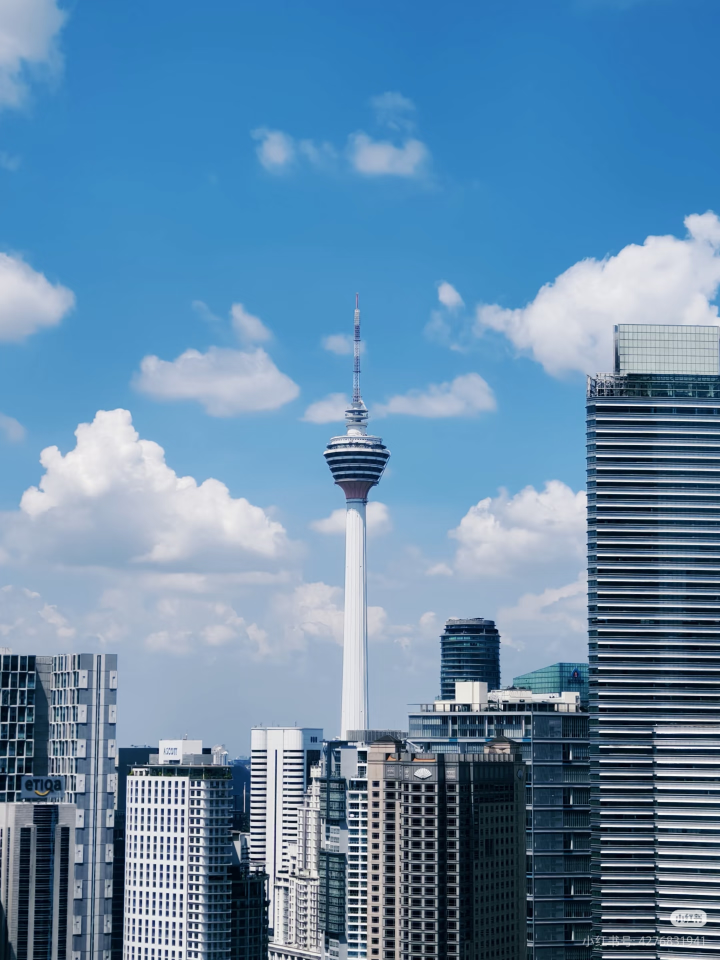
#> input picture DigitaImageProcess/HW2/test3.jpg, 1440 x 1920 px (shown at 1/2 size)
$ python Task2_Histogram_Equalization.py
#> lines starting #> are read from the running program, lines starting #| are printed output that depends on the picture; after the words box and inside, x2 and y2 are one past the last pixel; in counts of white or black regions, pixels touching at a corner belong together
import cv2
import numpy as np

def manual_equalization(gray_img):
    h, w = gray_img.shape
    total_pixels = h * w

    hist = np.zeros(256, dtype=np.int32)
    for i in range(h):
        for j in range(w):
            hist[gray_img[i, j]] += 1

    cdf = np.zeros(256)
    current_sum = 0
    for i in range(256):
        current_sum += hist[i] / total_pixels
        cdf[i] = current_sum

    lut = np.round(cdf * 255).astype(np.uint8)

    equalized_img = lut[gray_img]
    return equalized_img, hist

def draw_hist_panel(hist, width=256, height=100):
    hist_img = np.full((height, width, 3), 240, dtype=np.uint8)
    max_val = np.max(hist)
    for i in range(width):
        bin_h = int((hist[i] / max_val) * (height - 10))
        cv2.line(hist_img, (i, height), (i, height - bin_h), (80, 80, 80), 1)
    return hist_img

def main():
    img_color = cv2.imread('test3.jpg')
#> img_color is the input picture: shape (1920, 1440, 3); mean B, G, R 170.7, 138.4, 100.4
    if img_color is None: return

    b, g, r = img_color[:,:,0], img_color[:,:,1], img_color[:,:,2]
    gray = (0.299*r + 0.587*g + 0.114*b).astype(np.uint8)

    equalized, old_hist = manual_equalization(gray)
#> in manual_equalization, `equalized_img = lut[gray_img]`:
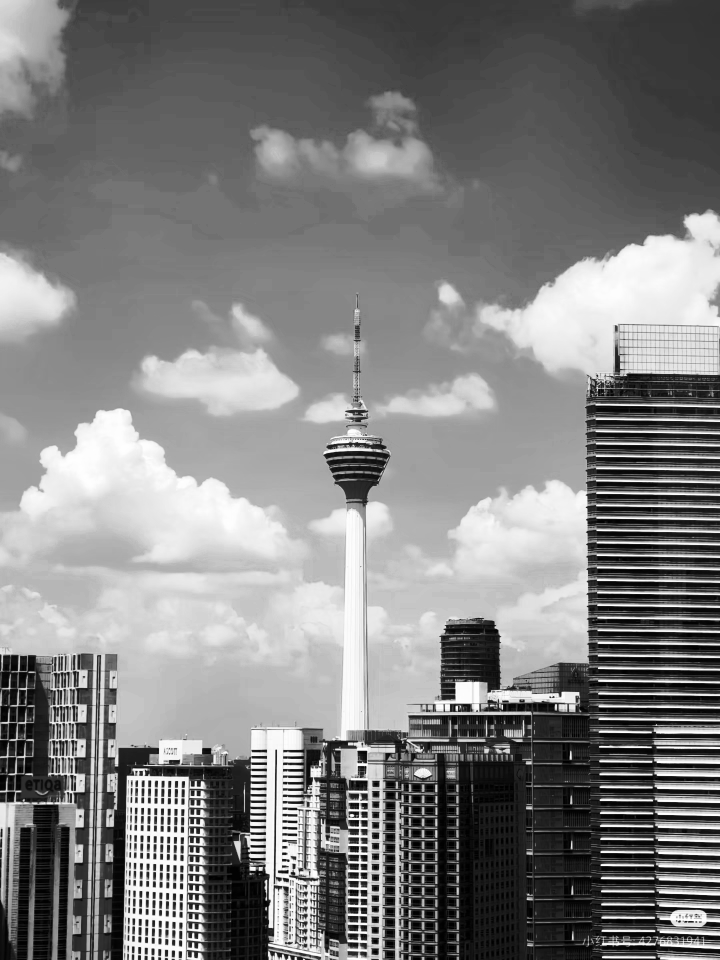
#> equalized_img: shape (1920, 1440) (shown at 1/2 size); min 0, max 255, mean 128.4
#> old_hist = 256 values, max 52125 at index 109, min 18 at index 255, mean 10800

    new_hist = np.zeros(256, dtype=np.int32)
    for val in range(256):
        new_hist[val] = np.sum(equalized == val)
#> after the loop, new_hist = 256 values, max 52125 at index 70, min 0 at index 7, mean 10800

    display_h = 450

    col1 = cv2.resize(img_color, (int(img_color.shape[1] * display_h / img_color.shape[0]), display_h))

    gray_resized = cv2.resize(gray, (col1.shape[1], display_h - 100))
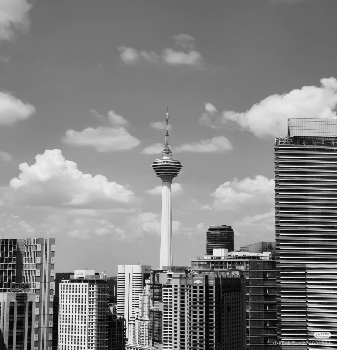
#> gray_resized: shape (350, 337); min 0, max 254, mean 130.3
    gray_bgr = cv2.cvtColor(gray_resized, cv2.COLOR_GRAY2BGR)
    hist_old_viz = cv2.resize(draw_hist_panel(old_hist), (col1.shape[1], 100))
#> in draw_hist_panel, `max_val = np.max(hist)`: max_val = 52125
#> the loop in draw_hist_panel, `for i in range(width):` made 256 passes
#> bin_h on passes 1 to 3: 0, 1, 3
#> after the loop in draw_hist_panel, `for i in range(width):`:
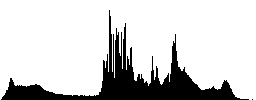
#> hist_img: shape (100, 256, 3); values 80 (black) and 240 (white), 81.8% white; 2 black regions (1 under 20 px), largest, box (x1, y1, x2, y2) and area: (1, 10, 249, 100) 4650
    col2 = np.vstack((gray_bgr, hist_old_viz))

    res_resized = cv2.resize(equalized, (col1.shape[1], display_h - 100))
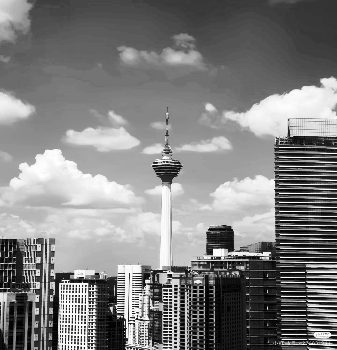
#> res_resized: shape (350, 337); min 0, max 255, mean 128.4
    res_bgr = cv2.cvtColor(res_resized, cv2.COLOR_GRAY2BGR)
    hist_new_viz = cv2.resize(draw_hist_panel(new_hist), (col1.shape[1], 100))
#> the loop in draw_hist_panel (call 2), `for i in range(width):` made 256 passes
#> bin_h on passes 1 to 3: 9, 13, 20
#> after the loop in draw_hist_panel (call 2), `for i in range(width):`: hist_img: shape (100, 256, 3); values 80 (black) and 240 (white), 81.7% white; 50 black regions, largest, box (x1, y1, x2, y2) and area: (8, 62, 54, 100) 844, (219, 74, 256, 100) 686, (147, 71, 158, 100) 216
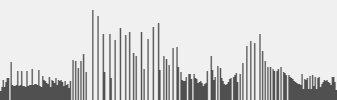
#> hist_new_viz: shape (100, 337, 3); min 80, max 240, mean 210.8
    col3 = np.vstack((res_bgr, hist_new_viz))
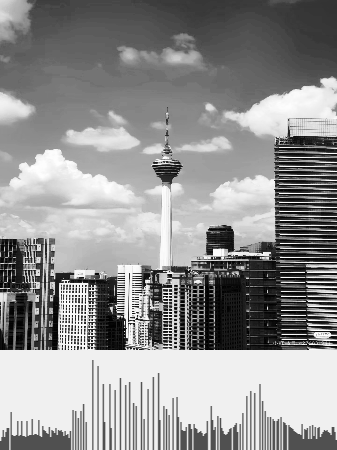
#> col3: shape (450, 337, 3); min 0, max 255, mean 146.7
    comparison = np.hstack((col1, col2, col3))
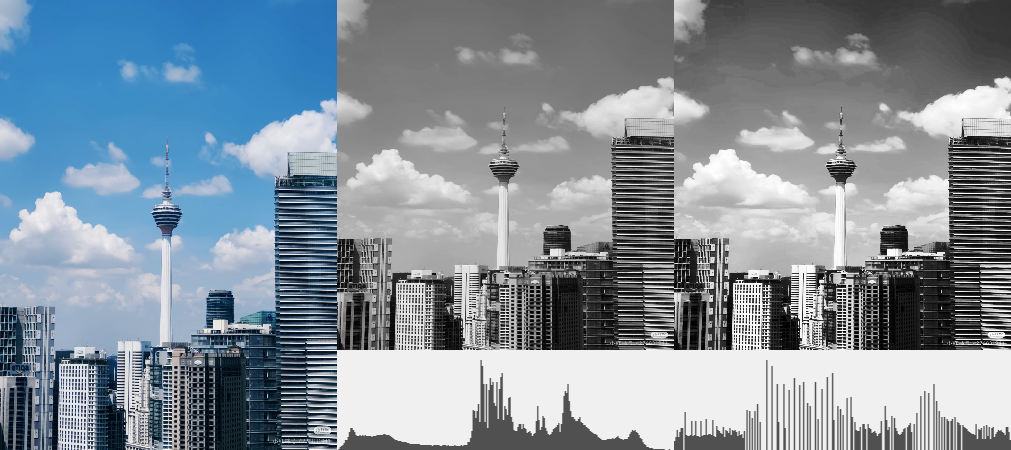
#> comparison: shape (450, 1011, 3); mean B, G, R 155.2, 144.4, 131.8

    win_name = "DIP Project 2: Histogram Equalization Contrast"
    cv2.namedWindow(win_name, cv2.WINDOW_NORMAL | cv2.WINDOW_KEEPRATIO | cv2.WINDOW_GUI_EXPANDED)
    cv2.imshow(win_name, comparison)

    print("展示完成：[彩色原图] | [灰度分布] | [均衡化增强]")
    cv2.waitKey(0)
    cv2.destroyAllWindows()

if __name__ == "__main__":
    main()

$ run again, with DigitaImageProcess/HW2/test1.jpg copied over DigitaImageProcess/HW2/test3.jpg
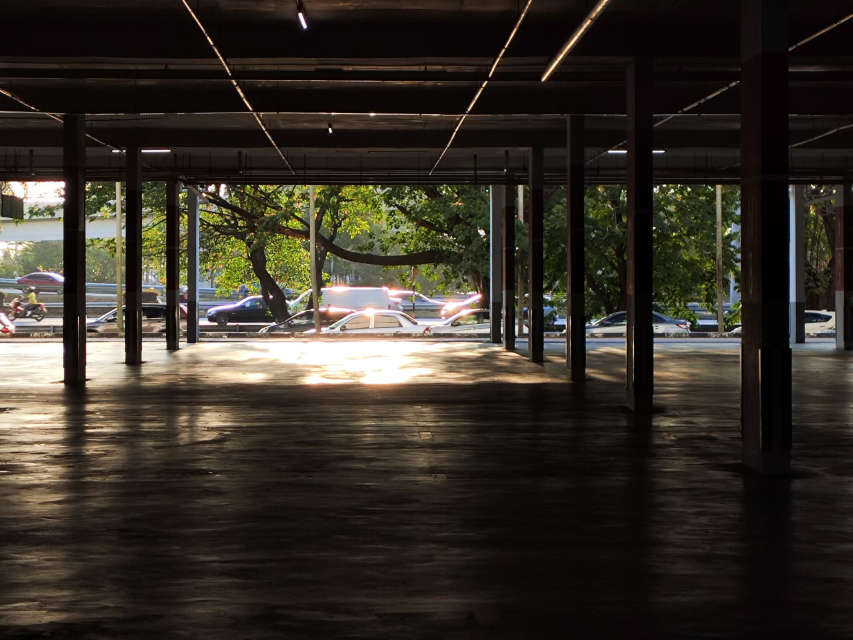
#> input picture DigitaImageProcess/HW2/test1.jpg, 2558 x 1920 px (shown at 1/3 size)
#> in main, img_color is the input picture: shape (1920, 2558, 3); mean B, G, R 38.5, 47.1, 53
#> old_hist = 256 values, max 241178 at index 7, min 2083 at index 241, mean 19185
#> after the loop in main, `for val in range(256):`: new_hist = 256 values, max 241178 at index 37, min 0 at index 0, mean 19185
#> max_val = 241178
#> the loop in draw_hist_panel, `for i in range(width):` made 256 passes
#> bin_h on passes 1 to 3: 13, 9, 8
#> after the loop in draw_hist_panel, `for i in range(width):`:
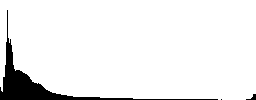
#> hist_img: shape (100, 256, 3); values 80 (black) and 240 (white), 93.3% white; 3 black regions (1 under 20 px), largest, box (x1, y1, x2, y2) and area: (0, 10, 218, 100) 1677, (246, 94, 256, 100) 28
#> the loop in draw_hist_panel (call 2), `for i in range(width):` made 256 passes
#> bin_h on passes 1 to 3: 0, 0, 13
#> in main, `comparison = np.hstack((col1, col2, col3))`:
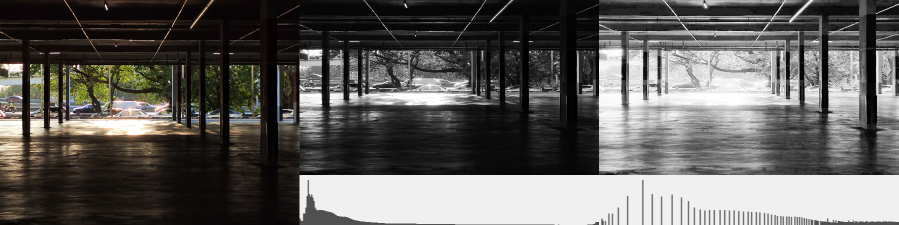
#> comparison: shape (450, 1797, 3) (shown at 1/2 size); mean B, G, R 92.6, 95.5, 97.4

$ run again, with DigitaImageProcess/HW2/test2.jpg copied over DigitaImageProcess/HW2/test3.jpg
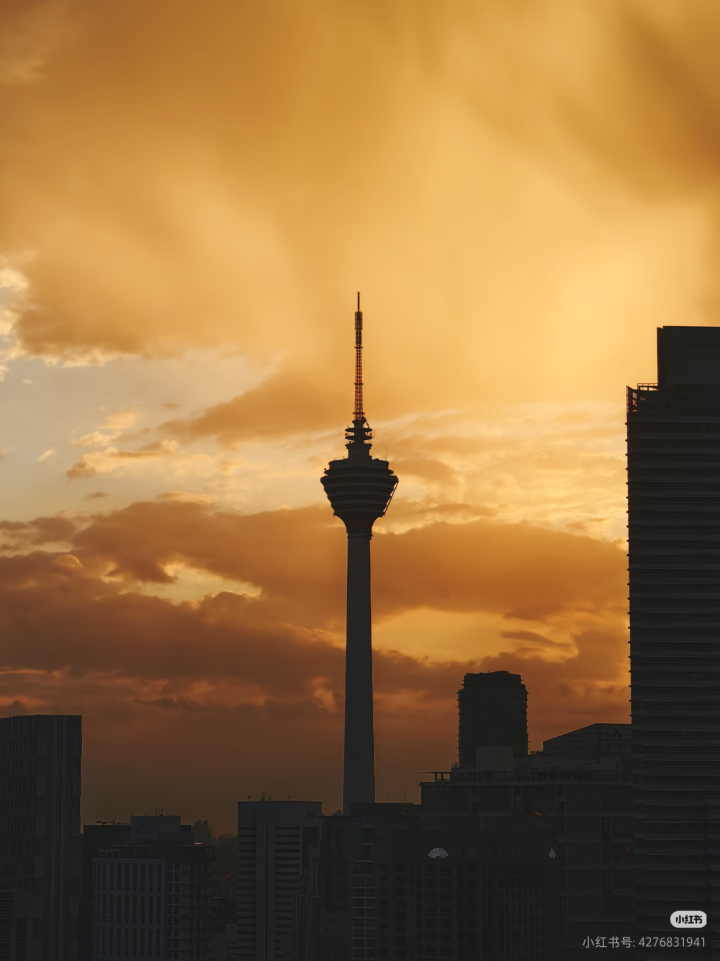
#> input picture DigitaImageProcess/HW2/test2.jpg, 1440 x 1922 px (shown at 1/2 size)
#> in main, img_color is the input picture: shape (1922, 1440, 3); mean B, G, R 64.4, 111.7, 149.9
#> old_hist = 256 values, max 91128 at index 28, min 0 at index 0, mean 10811.2
#> after the loop in main, `for val in range(256):`: new_hist = 256 values, max 91128 at index 31, min 0 at index 2, mean 10811.2
#> max_val = 91128
#> the loop in draw_hist_panel, `for i in range(width):` made 256 passes
#> bin_h on passes 1 to 3: 0, 0, 0
#> after the loop in draw_hist_panel, `for i in range(width):`:
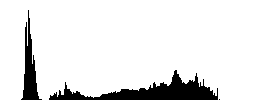
#> hist_img: shape (100, 256, 3); values 80 (black) and 240 (white), 89.7% white; 3 black regions (1 under 20 px), largest, box (x1, y1, x2, y2) and area: (49, 70, 218, 100) 1907, (21, 10, 42, 100) 725
#> the loop in draw_hist_panel (call 2), `for i in range(width):` made 256 passes
#> bin_h on passes 1 to 3: 4, 10, 0
#> in main, `comparison = np.hstack((col1, col2, col3))`:
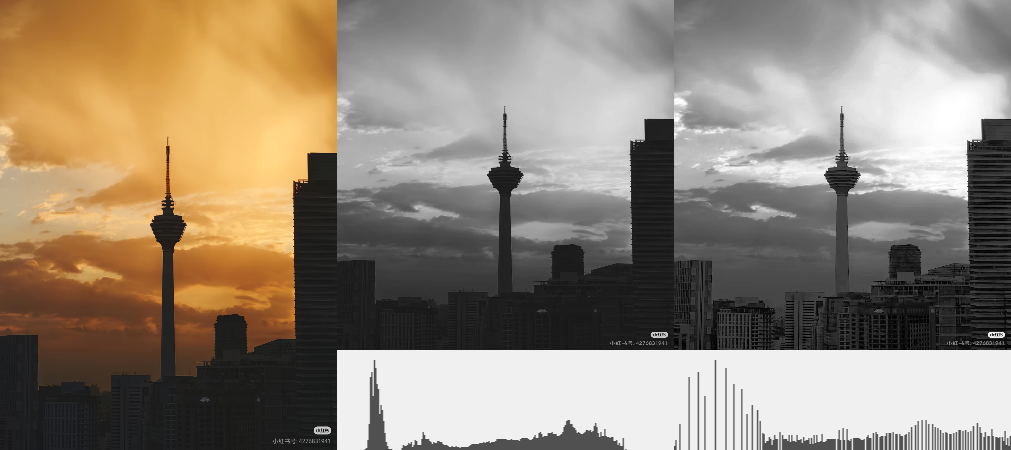
#> comparison: shape (450, 1011, 3); mean B, G, R 118.3, 134.1, 146.8
